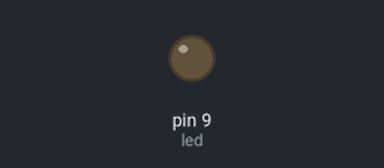
The sketch below on a simulated Arduino Uno, built with avr-gcc and run on an emulated ATmega328P. On the bench: output pins drawn as LEDs (lit = HIGH). What the sketch prints to the serial monitor is not drawn.

Above: at 0.05 s.
At 4.2 s:
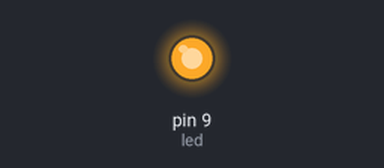
Timing chart, 0 to 9.4 s (numbered marks = the images above):
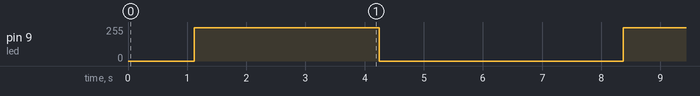

Measured:
- by itself, pin 9 (led): alternates 250/255 for 3.1 s and 0/255 for 4.1 s

The sketch:

Ejercicio_9.ino
```cpp
int led=9;
int i=0;

void setup() {
  pinMode(led, OUTPUT);
  Serial.begin(9600);
}

void loop() {

  for(i; i<=250; i++)
  {
    analogWrite(led, i);
    Serial.println(i);
  }
  delay(2000);
  for(i; i>=0; i--)
  {
    analogWrite(led, i);
    Serial.println(i);
  }
  delay(3000);


}
```
